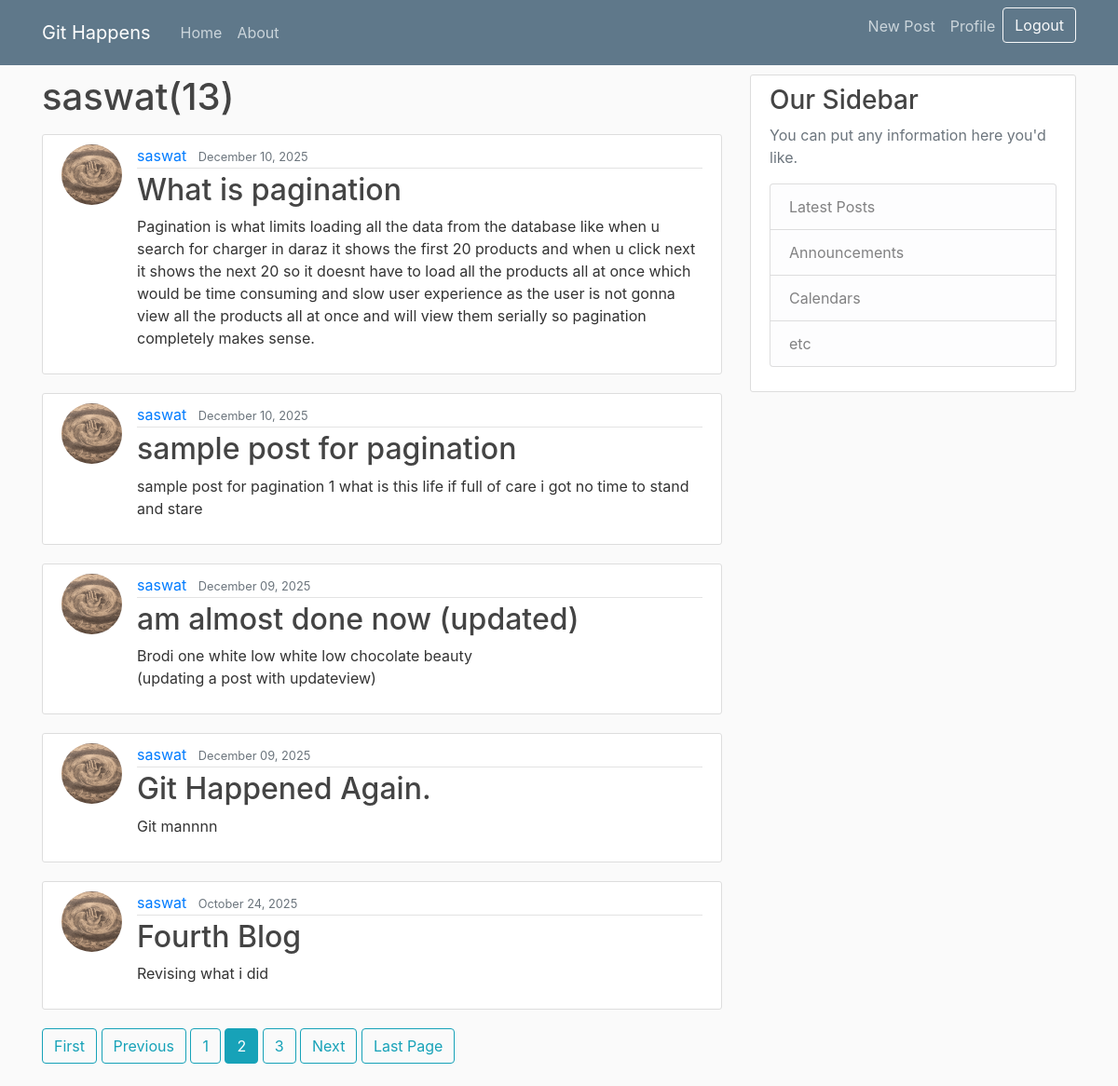
Page /user/saswat?page=2 (signed in) on the committed database.
### blog/models.py (models this page shows, shortened)
class Post(models.Model):
    title =models.CharField(max_length=100)
    content=models.TextField()
    date_posted=models.DateTimeField(default=timezone.now)
    author= models.ForeignKey(User,on_delete=models.CASCADE) #what cascade does is when you delete the user, it deletes all its relative data, posts and etc.

### users/models.py (models this page shows, shortened)
class Profile(models.Model): # Create a Profile model that extends the existing User model (inheritance)
    user=models.OneToOneField(User, on_delete=models.CASCADE)  # Creating a one-to-one relationship with the User model
    image=models.ImageField(default='default.jpg',upload_to="profile_picture") # Add an image field for profile pictures

### blog/views.py (the view)
# urls.py: path('user/<str:username>', UserPostListView.as_view(), name='user-posts'),
class UserPostListView(ListView): #filtering the posts posted by a specific user
    model=Post #tells the class what model to query for the listview
    template_name='blog/user_posts.html'
    context_object_name='posts'
    paginate_by=5
    def get_queryset(self):
        user=get_object_or_404(User,username=self.kwargs.get('username'))
        return Post.objects.filter(author=user).order_by('-date_posted')

### blog/templates/blog/user_posts.html
{%extends "blog/base.html"%}
{%block content%}
<h1 class="mb-3">{{view.kwargs.username}}({{page_obj.paginator.count}})</h1>
    {% for post in posts %}
    <article class="media content-section">
      <img class="rounded-circle article-img"  src="{{post.author.profile.image.url}}">
        <div class="media-body">
          <div class="article-metadata">
            <a class="mr-2" href="{%url 'user-posts' post.author.username%}">{{ post.author }}</a>
            <small class="text-muted">{{ post.date_posted|date:"F d, Y" }}</small>
          </div>
          <h2><a class="article-title" href="{% url 'post-detail' post.id%}">{{ post.title }}</a></h2>
          <p class="article-content">{{ post.content }}</p>
        </div>
      </article>
    {% endfor %}
    {%if is_paginated%}
      {%if page_obj.has_previous%}
        <a class="btn btn-outline-info mb-4" href="?page=1">First</a>
        <a class="btn btn-outline-info mb-4" href="?page={{page_obj.previous_page_number}}">Previous</a>
      {%endif%}
      {%for num in page_obj.paginator.page_range%}
        {%if page_obj.number == num%}
          <a class="btn btn-info mb-4" href="?page={{num}}">{{num}}</a>
        {%elif num > page_obj.number|add:'-3' and  num < page_obj.number|add:'3' %}
        <a class="btn btn-outline-info mb-4" href="?page={{num}}">{{num}}</a>
        {%endif%}
      {%endfor%}
      {%if page_obj.has_next%}
        <a class="btn btn-outline-info mb-4" href="?page={{page_obj.next_page_number}}">Next</a>
        <a class="btn btn-outline-info mb-4" href="?page={{page_obj.paginator.num_pages}}">Last Page</a>
      {%endif%}
    {%endif%}
{%endblock content%}

### blog/static/blog/main.css (style rules this page uses)
body { background: #fafafa; color: #333333; margin-top: 5rem; }
h1, h2, h3, h4, h5, h6 { color: #444444; }
.content-section { background: #ffffff; padding: 10px 20px; border: 1px solid #dddddd; border-radius: 3px; margin-bottom: 20px; }
.article-title { color: #444444; }
.article-content { white-space: pre-line; }
.article-img { height: 65px; width: 65px; margin-right: 16px; }
.article-metadata { padding-bottom: 1px; margin-bottom: 4px; border-bottom: 1px solid #e3e3e3 }

### rows in the picture
Post: author.profile.image (picture), author "saswat", date_posted "December 10, 2025", title "What is pagination", content "Pagination is what limits loading all the data from the database like when u search for charger in daraz it shows the first 20 products and when u click next it shows the next 20 so it doesnt have to load all the products all at once which would be time consuming and slow user experience as the user is not gonna view all the products all at once and will view them serially so pagination completely makes sense."
Post: author.profile.image (picture), author "saswat", date_posted "December 10, 2025", title "sample post for pagination", content "sample post for pagination 1 what is this life if full of care i got no time to stand and stare"
Post: author.profile.image (picture), author "saswat", date_posted "December 09, 2025", title "am almost done now (updated)", content "Brodi one white low white low chocolate beauty (updating a post with updateview)"
Post: author.profile.image (picture), author "saswat", date_posted "December 09, 2025", title "Git Happened Again.", content "Git mannnn"
Post: author.profile.image (picture), author "saswat", date_posted "October 24, 2025", title "Fourth Blog", content "Revising what i did"

### other values in the picture
{{ view.kwargs.username }} "saswat"
{{ page_obj.paginator.count }} "13"
{{ num }} "1" "3"
{{ num }} "2"
